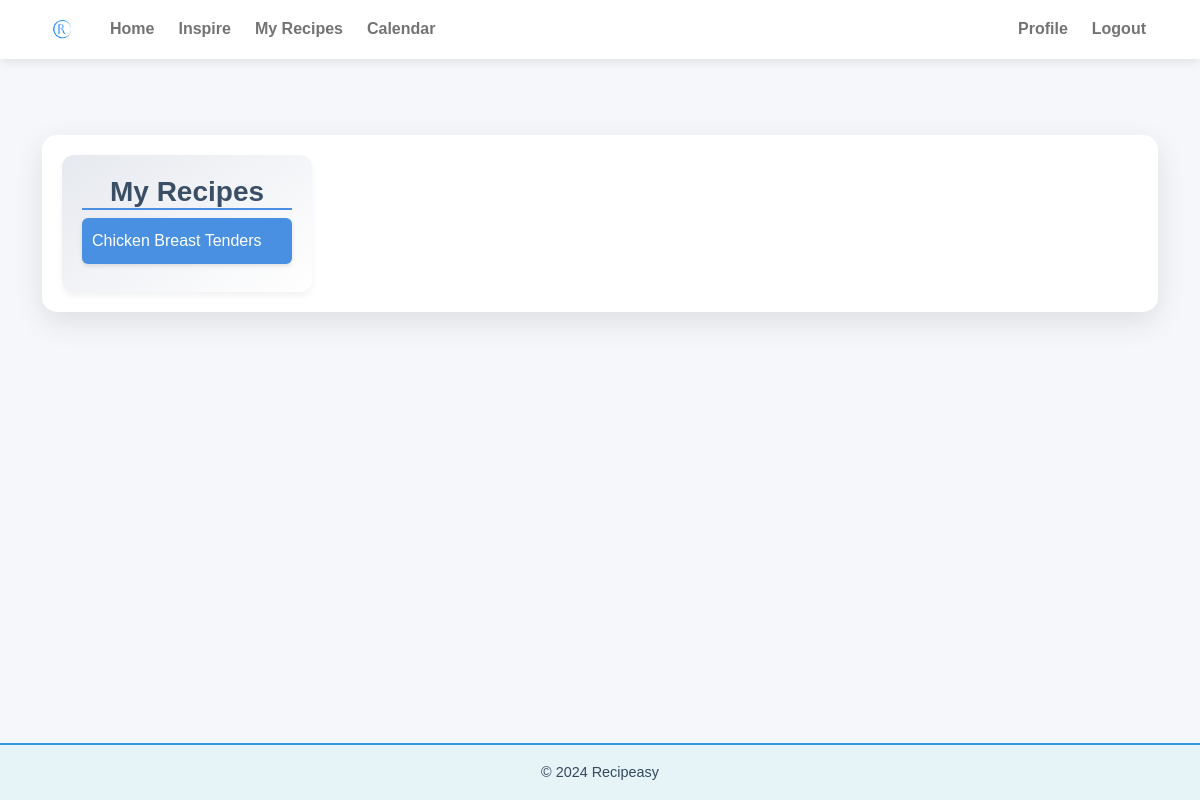
The page /calendar/ (signed in) on the database as committed earlier.
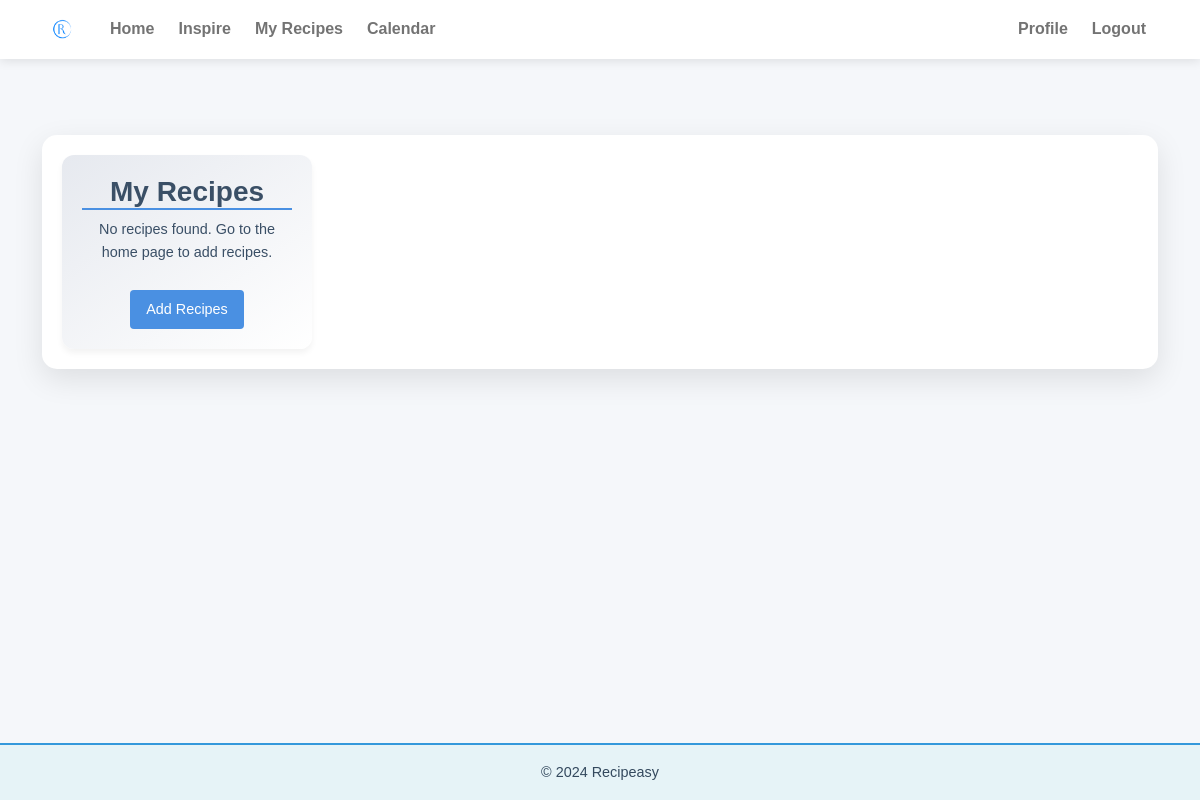
The same page on the database as committed later.
### recipes/models.py (models this page shows, shortened)
class Recipe(models.Model):
    name = models.CharField(max_length=200)
    description = models.TextField()
    image = models.ImageField(upload_to='recipes/')
    date = models.DateField(null=True, blank=True)
    rating = models.DecimalField(
        max_digits=2,
        decimal_places=1,
        default=1.0,
        validators=[
            MinValueValidator(1.0, message="Rating must be at least 1."),
            MaxValueValidator(5.0, message="Rating cannot exceed 5.")
        ]
    )
    is_inspiring = models.BooleanField(default=True)
    ingredients = models.TextField()
    tags = models.ManyToManyField(Tag, related_name='recipes', blank=True)

### recipes/views.py (the view)
# urls.py: path('calendar/', views.calendar_view, name='calendar'),
@login_required
def calendar_view(request):
    user_recipes = UserRecipe.objects.filter(user=request.user).select_related('recipe')
    recipes = [{
        'id': user_recipe.recipe.id,
        'name': user_recipe.recipe.name,
    } for user_recipe in user_recipes]
    context = {
        'my_recipes': recipes,
    }
    return render(request, 'calendar.html', context)

### recipes/templates/calendar.html (shortened to what this page needs)
{% extends 'base.html' %}
{% block content %}
<div class="calendar-container">
    <div class="sidebar">
        <h3>My Recipes</h3>
        <div id="external-events">
            {% if my_recipes %}
                {% for recipe in my_recipes %}
                    <div class="fc-event" data-recipe-id="{{ recipe.id }}">
                        <div class="fc-event-main">{{ recipe.name }}</div>
                    </div>
                {% endfor %}
            {% else %}
                <div class="no-recipes-message">
                    <p>No recipes found. Go to the home page to add recipes.</p>
                    <a href="{% url 'inspire' %}" class="add-recipe-btn">Add Recipes</a>
                </div>
            {% endif %}
        </div>
    </div>
    <div class="main-calendar">
    </div>
</div>
{% endblock %}

Rows that differ between the two databases and show on the page:
removed Recipe: name "Chicken Breast Tenders"
Other text that changed with them:
text now shown: "No recipes found. Go to the home page to add recipes. Add Recipes"
